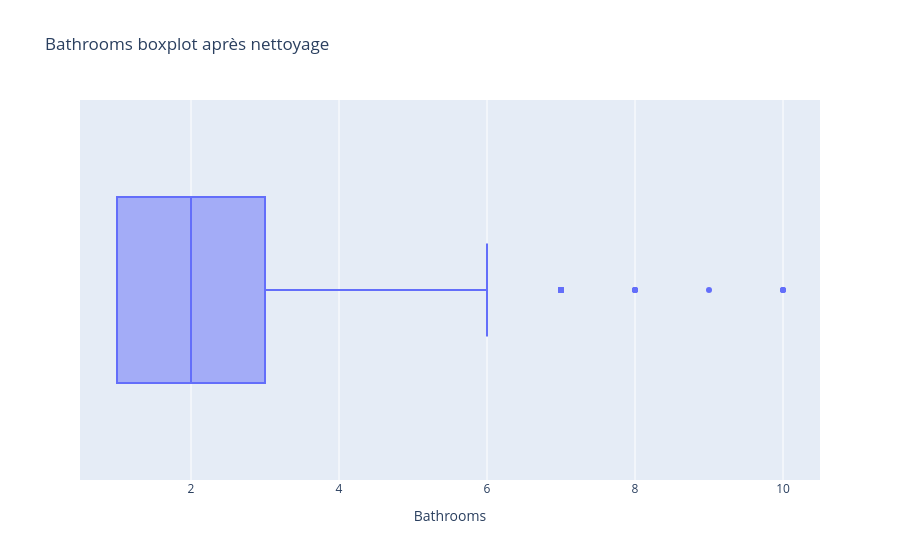

The code cell stored with this chart in its notebook:
### Code cell
df.loc[(df['Bathrooms'] < 1) | (df['Bathrooms'] > 10), 'Bathrooms'] = np.nan
fig = px.box(
    df,
    x='Bathrooms',
    title='Bathrooms boxplot après nettoyage'
)
fig.show()

### Figure 1 — Plotly figure (JSON) as saved in the notebook; plotly's stock layout.template omitted (floating-point values rounded to 4 significant figures; data arrays with more than 128 entries replaced by an {"elided": "..."} marker saying what was removed)
{"data": [{"alignmentgroup": "True", "hovertemplate": "Bathrooms=%{x}<extra></extra>", "legendgroup": "", "marker": {"color": "#636efa"}, "name": "", "notched": false, "offsetgroup": "", "orientation": "h", "showlegend": false, "type": "box", "x": {"elided": "3035 float values"}, "x0": " ", "xaxis": "x", "y0": " ", "yaxis": "y"}], "layout": {"boxmode": "group", "legend": {"tracegroupgap": 0}, "title": {"text": "Bathrooms boxplot après nettoyage"}, "xaxis": {"anchor": "y", "domain": [0, 1], "title": {"text": "Bathrooms"}}, "yaxis": {"anchor": "x", "domain": [0, 1]}}}
